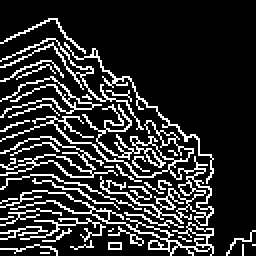
#> input picture final_preprocess/train/Apartment/Apartment-1.png, 128 x 128 px, given in place of ruko-01.jpg, which was not available (shown 2 times larger)
$ jupyter execute --allow-errors building.ipynb   (shell and % lines are left out)   (text cells are left out)
#> lines starting #> are read from the running program, lines starting #| are printed output that depends on the picture; after the words box and inside, x2 and y2 are one past the last pixel; in counts of white or black regions, pixels touching at a corner belong together; pictures that were not available may be replaced by others from this repository, and a replacement may not be noted
[cell 1]
import os
import cv2
import numpy as np
import matplotlib.pyplot as plt
import pandas as pd

import tensorflow as tf
from tensorflow import keras
from tensorflow.keras.models import Sequential

from sklearn.preprocessing import LabelEncoder
from tensorflow.keras.layers import Flatten, Dense, Dropout, Rescaling, BatchNormalization
from tensorflow.keras.optimizers import Adam
from tensorflow.keras.callbacks import TensorBoard

from PIL import Image
from pillow_heif import register_heif_opener


# ensure that any edits to libraries you make are reloaded here automatically

[cell 2]
img1 = cv2.imread("ruko-01.jpg")
#> img1 is the input picture: shape (128, 128, 3); 17.6% white in thin lines or dots
img2 = cv2.imread("ruko-02.jpg",cv2.IMREAD_COLOR)
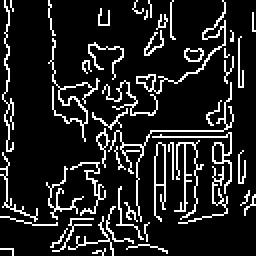
#> input picture final_preprocess/train/Apartment/Apartment-102.png, 128 x 128 px, given in place of ruko-02.jpg, which was not available (shown 2 times larger)
#> img2 is the input picture: shape (128, 128, 3); 13.2% white in thin lines or dots

#Step 1 : Resize Image to 800x600 size

width = 256
height = width
dim = (width,height)

resize_dim1 = cv2.resize(img1,dsize=dim,interpolation=cv2.INTER_AREA)
#> resize_dim1: shape (256, 256, 3); 17.6% white in thin lines or dots
resize_dim2 = cv2.resize(img2,dsize=dim,interpolation=cv2.INTER_AREA)
#> resize_dim2: shape (256, 256, 3); 13.2% white in thin lines or dots

plt.imshow(resize_dim1,cmap="gray");plt.title("Maintaing Aspect Ratio");plt.show()
plt.imshow(resize_dim2,cmap="gray");plt.title("Maintaing Aspect Ratio");plt.show()

[cell 3]
resize_cropped_dim1 = resize_dim1[0:192,50:242]
#> resize_cropped_dim1: shape (192, 192, 3); 14.8% white in thin lines or dots, all inside (x1, y1, x2, y2) = (0, 18, 164, 192)
resize_cropped_dim2 = resize_dim2[0:192,50:242]
#> resize_cropped_dim2: shape (192, 192, 3); 15.1% white in thin lines or dots

plt.imshow(resize_cropped_dim1,cmap="gray");plt.title("Maintaing Aspect Ratio");plt.show()
plt.imshow(resize_cropped_dim2,cmap="gray");plt.title("Maintaing Aspect Ratio");plt.show()

[cell 4]
#Step 2 : Gaussian Blur to hide details

blurred1 = cv2.GaussianBlur(src=resize_cropped_dim1, ksize=(5, 5), sigmaX=1)
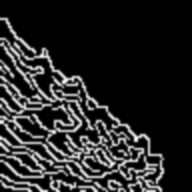
#> blurred1: shape (192, 192, 3); min 0, max 247, mean 37.7
blurred2 = cv2.GaussianBlur(src=resize_cropped_dim2, ksize=(5, 5), sigmaX=1 )
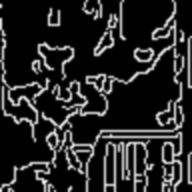
#> blurred2: shape (192, 192, 3); min 0, max 241, mean 38.5

plt.imshow(blurred1,cmap="gray");plt.title("Gaussian Blur Attempt");plt.show()
plt.imshow(blurred2,cmap="gray");plt.title("Gaussian Blur Attempt");plt.show()

[cell 5]
img_rgb1 = cv2.cvtColor(blurred1,cv2.COLOR_BGR2GRAY)
img_rgb2 = cv2.cvtColor(blurred2,cv2.COLOR_BGR2GRAY)

plt.axis("off");plt.imshow(img_rgb1,cmap="gray");plt.title("Sample 1st Image");plt.show()
plt.axis("off");plt.imshow(img_rgb2,cmap="gray");plt.title("Sample 2nd Image")
plt.show()

[cell 6]
#Step 3 : Apply Canny Function to Find Edges

v = np.median(blurred2)
#> v = 0
sigma = 0.33
lower = int(max(0, (1.0 - sigma) * v))
#> lower = 0
upper = int(min(255, (1.0 + sigma) * v))
#> upper = 0
aperture_size = 3

img_edge_l2_1 = cv2.Canny(blurred1,lower,upper,apertureSize=aperture_size,L2gradient=True)
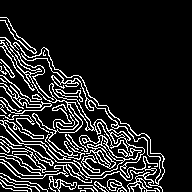
#> img_edge_l2_1: shape (192, 192); 14.3% white in thin lines or dots, all inside (x1, y1, x2, y2) = (0, 17, 165, 192)
img_edge_l2_2 = cv2.Canny(blurred2,lower,upper,apertureSize=aperture_size,L2gradient=True)
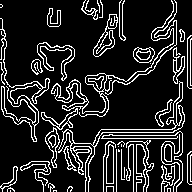
#> img_edge_l2_2: shape (192, 192); 15.1% white in thin lines or dots
print(lower)
#| 0
print(upper)
#| 0
plt.axis("off");plt.imshow(img_edge_l2_1,cmap="gray");plt.title("Sample 1st Image");plt.show()
plt.axis("off");plt.imshow(img_edge_l2_2,cmap="gray");plt.title("Sample 2nd Image")
plt.show()

#Use cv2 to make it grayscale
# cv2.imshow("Canny Edge",img_edge_l2_2)
# cv2.waitKey(0)
# cv2.destroyAllWindows()

[cell 7]
orb = cv2.ORB_create()
# Mask the original image with the Canny edges
keypoints1, descriptors1 = orb.detectAndCompute(img_rgb1, mask=img_edge_l2_1)
#> keypoints1 = 25 keypoints; strongest (x, y, size): (62, 78, 31), (37, 95, 31), (133, 137, 31), (60, 93, 31)
keypoints2, descriptors2 = orb.detectAndCompute(img_rgb2, mask=img_edge_l2_2)
#> keypoints2 = 36 keypoints; strongest (x, y, size): (67, 121, 31), (35, 125, 31), (47, 89, 31), (68, 86, 31)

# Draw the keypoints on the original image
image1_display = cv2.drawKeypoints(resize_cropped_dim1, keypoints1, None, color=(255, 0, 0), flags=0)
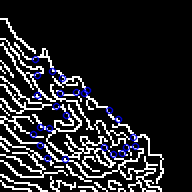
#> image1_display: shape (192, 192, 3); mean B, G, R 40.1, 36.2, 36.2
image2_display = cv2.drawKeypoints(resize_cropped_dim2, keypoints1, None, color=(0, 255, 0), flags=0)
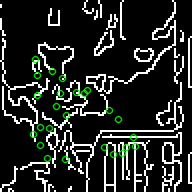
#> image2_display: shape (192, 192, 3); mean B, G, R 37.7, 41.6, 37.7

plt.figure(figsize=(15, 5))
plt.subplot(1, 2, 1)
plt.title("Canny Edge Detection")
plt.imshow(img_edge_l2_2, cmap='gray')
plt.subplot(1, 2, 2)
plt.title("Feature Detection After Canny Edge Filter")
plt.imshow(cv2.cvtColor(image2_display, cv2.COLOR_BGR2RGB))
plt.show()

[cell 8]
lines = cv2.HoughLinesP(img_edge_l2_2, 1, np.pi/180,70,minLineLength=20,maxLineGap=5)
#> lines = 15 rows, first 6: [173, 80, 173, 3], [176, 138, 176, 99], [96, 135, 182, 135], [98, 132, 181, 132], [101, 129, 178, 129], [95, 138, 182, 138]
#Create black empty canvas
line_image = np.zeros_like(resize_cropped_dim1)
# Draw lines on the image
for line in lines:
   x1, y1, x2, y2 = line[0]
   cv2.line(line_image, (x1, y1), (x2, y2), (0, 0, 255), 1,cv2.LINE_AA)
#> this loop made 15 passes
#> (x1, y1, x2, y2) on passes 1 to 12: (173, 80, 173, 3), (176, 138, 176, 99), (96, 135, 182, 135), (98, 132, 181, 132), (101, 129, 178, 129), (95, 138, 182, 138), (190, 88, 190, 35), (187, 182, 187, 154), (179, 113, 179, 81), (119, 36, 119, 2), (174, 185, 174, 145), (49, 147, 72, 124)
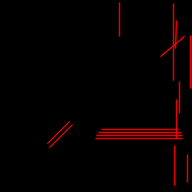
#> line_image: shape (192, 192, 3); mean of channels 0, 1, 2 0, 0, 6.9; drawn as B, G, R
# Show result
print("Line Detection using Hough Transform")
cv2.imshow('lanes',line_image)
cv2.waitKey(0)
cv2.destroyAllWindows()

[cell 9]
plt.imshow(line_image)

[cell 10]
#CONVERT HEIC FORMAT IMAGE TO JPG
# [7 lines left out: function heic_tp_jpg, not called in this run]

[cell 11]
# Create function to crop area of interest and resize it later

# [21 lines left out: function resize_image, not called in this run]

[cell 12]
# [15 lines left out: function preprocess_image, not called in this run]

[cell 13]
import os
directory = ("real_dataset/")
new_directory = "preprocess"

images = []
labels = []

valid_folder = ["Apartment","Penthouse","Ruko","Rumah 1 lantai"]
for class_dir in os.listdir(directory):
    #Verify if subfolder name is included in valid_folder list
    if class_dir in valid_folder:
        class_path = os.path.join(directory, class_dir)
        #Class_path value is "real-dataset/BuildingType"

        #Verify if class_path is a directory and not empty
        if os.path.isdir(class_path) and os.listdir(class_path):
            for idx,img_name in enumerate(os.listdir(class_path)):
                img_path = os.path.join(class_path, img_name) #Format : real_dataset/building-type/file name
                #Convert to JPG File becuase HEIC cannot be processed immediately
                if img_path.lower().endswith(".heic"):
                    heic_tp_jpg(img_path)

                # #Preprocess Image until Image is given Hough Line
                resized_images = resize_image(img_path,256)
                hough_canny_image = preprocess_image(resized_images)

                #Save Preproccsed Image to new directory
                filename = f"{class_dir}-{idx+1}.png"
                new_folder = f"{new_directory}/{class_dir}"
                os.makedirs(new_folder, exist_ok=True)
                new_path = os.path.join(new_folder, filename)
                cv2.imwrite(new_path, hough_canny_image)

[cell 14]
dataset_path = ("preprocess/")
output_path = ("final_preprocess")
print(os.path.exists(dataset_path))

[cell 15]
import random
import shutil
from sklearn.model_selection import train_test_split

classes = ["Apartment", "Penthouse", "Ruko", "Rumah 1 lantai"]  # Specify valid classes

# Create directories for train/validation split
train_dir = os.path.join(output_path, "train")
val_dir = os.path.join(output_path, "validation")

# Ensure directories exist
os.makedirs(train_dir, exist_ok=True)
os.makedirs(val_dir, exist_ok=True)

for class_name in classes:
    class_path = os.path.join(dataset_path, class_name)
    if os.path.isdir(class_path):
        # Get all files in the class directory
        files = os.listdir(class_path)
        files = [os.path.join(class_path, f) for f in files if f.lower().endswith(('jpg', 'jpeg', 'png', 'heic'))]

        # Split files into training and validation sets (80-20 split)
        train_files, val_files = train_test_split(files, test_size=0.25, random_state=42)

        # Create subdirectories for this class in train/val folders
        train_class_dir = os.path.join(train_dir, class_name)
        val_class_dir = os.path.join(val_dir, class_name)
        os.makedirs(train_class_dir, exist_ok=True)
        os.makedirs(val_class_dir, exist_ok=True)

        # Copy files to respective directories
        for file in train_files:
            shutil.copy(file, train_class_dir)
        for file in val_files:
            shutil.copy(file, val_class_dir)

#> (a cell that did not finish here is left out)

#> (a cell that did not finish here is left out)

[cell 18]
from tensorflow.keras.preprocessing.image import ImageDataGenerator

#> (the rest of this cell did not finish here and is left out)

[cell 19]
plt.figure(figsize=(10, 10))

#> (the rest of this cell did not finish here and is left out)

[cell 20]
# Normalize and prefetch for performance

AUTOTUNE = tf.data.AUTOTUNE

#> (the rest of this cell did not finish here and is left out)

[cell 21]
num_classes = len(class_name)
#> (the rest of this cell did not finish here and is left out)

[cell 22]
epochs=100

#> (the rest of this cell did not finish here and is left out)

#> (a cell that did not finish here is left out)

#> (a cell that did not finish here is left out)

[cell 25]
print(os.getcwd())

[cell 26]
test_path = "test_image_rumah1lantai.jpg"


def prepare_image(image_path):
    # Define the target image size
#> called with image_path = 'test_image_rumah1lantai.jpg'
    IMG_SIZE = (128, 128)
    img = cv2.imread(image_path)
    img = cv2.resize(img, IMG_SIZE)
    gray = cv2.cvtColor(img, cv2.COLOR_BGR2RGB)
    #Apply Gaussian Blur
    blurred = cv2.GaussianBlur(gray, ksize=(3, 3), sigmaX=1)
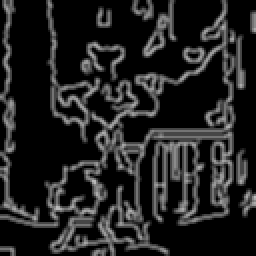
#> blurred: shape (128, 128, 3) (shown 2 times larger); min 0, max 185, mean 33.9

    #Apply Canny Edge
    v = np.median(blurred)
#> v = 0
    sigma = 0.33
    lower = int(max(50, (1.0 - sigma) * v))
#> lower = 50
    upper = int(min(255, (1.0 + sigma) * v))
#> upper = 0
    aperture_size = 3
    img_edge = cv2.Canny(blurred,lower,upper,apertureSize=aperture_size,L2gradient=True)
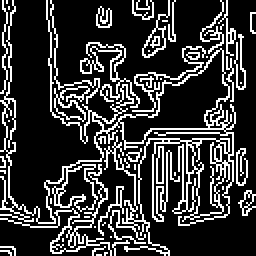
#> img_edge: shape (128, 128) (shown 2 times larger); 21.6% white in thin lines or dots

    img_edge = img_edge / 255.0  # Normalisasi ke rentang [0,1]
#> img_edge: shape (128, 128) float64; values 0 (black) and 1 (white), 21.6% white in thin lines or dots
    img_edge = np.stack((img_edge,) * 3, axis=-1)
    img_edge = np.expand_dims(img_edge, axis=0)  # Tambahkan dimensi batch
    return img_edge


test_image = prepare_image(test_path)

# Make a prediction
#> (the rest of this cell did not finish here and is left out)
